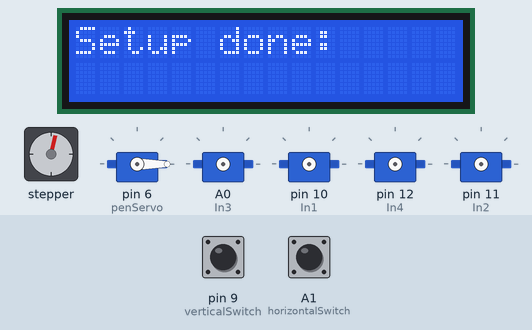
Recording of a sketch running on a simulated Arduino Uno, built with avr-gcc and run on an emulated ATmega328P. On the bench: stepper motor, 16×2 character LCD, 5 × servo. Wiring (inferred from the names in the program): stepper motor (2048 steps per turn assumed): coils pin 2, pin 4, pin 3, pin 5; 4 × servo: signal pin 10 / signal pin 11 / signal pin 12 / signal A0. The inputs (shaded band) are chosen by the test bench; at power-on: pin 9 (verticalSwitch) LOW, A1 (horizontalSwitch) LOW. Servo pulses on a pin are drawn as a servo (544–2400 µs = 0–180°).

Above: at 1.59 s.
1.6 s: pin 9 (verticalSwitch) pulled HIGH for 0.15 s
At 2.5 s:
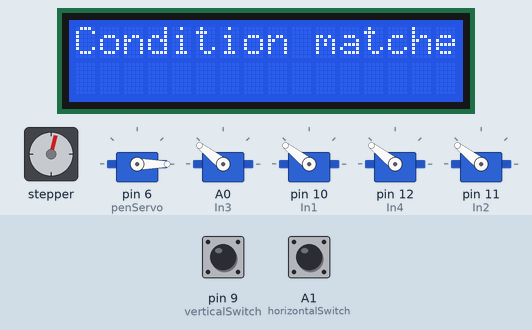
4.7 s: A1 (horizontalSwitch) pulled HIGH for 0.15 s
At 5.9 s:
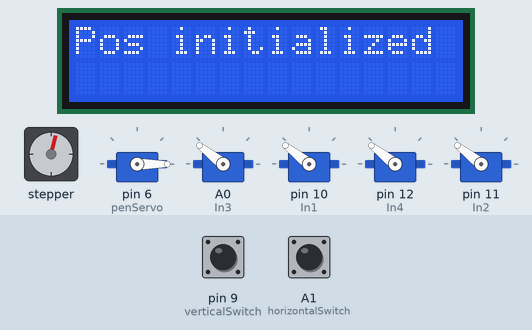
At 10.2 s:
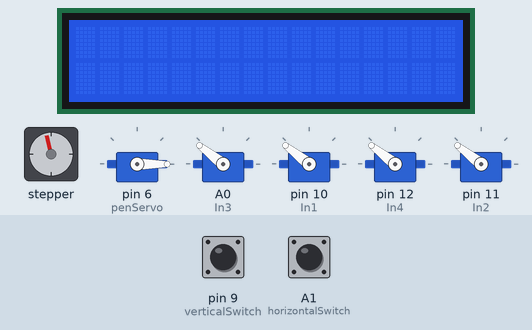
Timing chart, 0 to 50.2 s (numbered marks = the images above; inputs shaded):
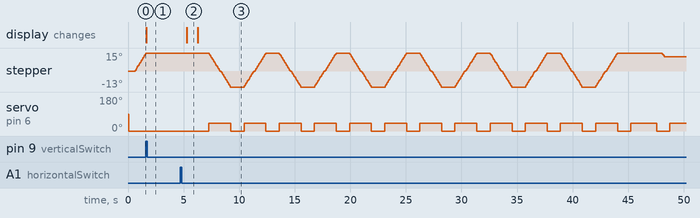

The sketch:

V8_DrawingGraph_forTheFirstTime.ino
```cpp
#include<LiquidCrystal_I2C.h>
LiquidCrystal_I2C lcd(0x3F, 16, 2);
#include<Servo.h>
#include"stepMechanism.h"
/*
 *This version does following functions:
 *
 *1. Can put the pen Up and Down with commands 'u' and 'd' respectively.
 *2. Can initialize the position of the pen-carrier nearest to the motor via the horizontal switch.
 *3. Can move the pen-carrier forward and backward direction with the commands 'f' and 'b' respectively.
 *4. Can constrain the movement of the pencarrier up to it's range. When the carrier reaches end, 'f'
 *    command will no longer move it further and the same applies for 'b'.
 *5. Shows the position of the pen-carrier in the format "x:X" where x is the current position and
 *   X is the maximum position.
 *   ----------------------------------------------------------------------------------------------
 *   V7 updates 8/8/2023
 *   ----------------------------------------------------------------------------------------------
 *6. In this version, functionalities are taken to separate header "stepMechanism.h"
 *7. Addition of the horizontal setup movement mechanism with command 'l' for left and 'r' for right.
 *8. Initialization mechanism for the horizontal setup.
 *9. Adding constraint for the range of horizontal setup with the variable Y
 *10.Displaying the current Y position on the LCD display with variable current Y
 *   ----------------------------------------------------------------------------------------------
 *   V8 updates 8/8/2023
 *   ----------------------------------------------------------------------------------------------
 *11. Adding a drawGraph function to draw graph.
 *   ------------------------------------------------------------------------------------------------
 *
 *
 *
 *
 *
 *
 *
 *
 *
 */

#define noOflines 7;

Servo penServo;
unsigned short currentX = 0; //The current X position of the pen.
#define maxXposition  28  //The maximum X position of the pen.
#define minXposition  0    //Minimum X position of the pen.

unsigned short currentY = 0; //The current Y position of the pen.
#define maxYposition  30   //Maximum Y position of the pen.
#define minYposition  0    //Minimum Y position of the pen.

void setup() {
  lcd.init();
  lcd.backlight();
  Serial.begin(9600);
  penServo.attach(6);

  //Pinmode declaration for vertical setup
  pinMode(in1, OUTPUT);
  pinMode(in2, OUTPUT);
  pinMode(in3, OUTPUT);
  pinMode(in4, OUTPUT);
  //Pinmode declaration for horizontal setup
  pinMode(In1, OUTPUT);
  pinMode(In2, OUTPUT);
  pinMode(In3, OUTPUT);
  pinMode(In4, OUTPUT);

  pinMode(verticalSwitch, INPUT);
  pinMode(horizontalSwitch, INPUT);

  lcd.setCursor(0,0);
  lcd.println("Setup done:");
  penServo.write(0);
  delay(500);


   boolean positionInitialized = false;
    while(positionInitialized == false)
  {
    if(digitalRead(verticalSwitch)!=0)
    {
      positionInitialized = true;
     lcd.setCursor(0,0);
      lcd.print("Condition matched");
      delay(500);
    }
    else
    {
      stepBackward(1, 10);
    }
  }

     positionInitialized = false;
    while(positionInitialized == false)
  {
    if(digitalRead(horizontalSwitch)!=0)
    {
      positionInitialized = true;
     lcd.setCursor(0,0);
      lcd.print("Condition matched");
      delay(500);
    }
    else
    {
      stepRight(1, 10);
    }
  }


  lcd.setCursor(0,0);
  lcd.println("Pos initialized");
  delay(1000);
  lcd.clear();

  //stepLeft(6,10);
  delay(1000);
  drawGraph();
  delay(1000);
}

void loop() {
 if(Serial.available() > 0)
 {
  char command = Serial.read();
  switch(command)
  {
    case 'u':
    {
      penServo.write(0);
      lcd.home();
      lcd.print("Pen is up");
      delay(500);
    }
    break;
    case 'd':
    {
      penServo.write(40);
      lcd.home();
      lcd.print("Pen is down");
      delay(500);
    }
    break;
    case 'b':
    {
      if(currentX > minXposition)
      {
      stepBackward(1, 10);
      if(currentX%10==0) { lcd.setCursor(2,0); lcd.print("            "); } //Clearing garbage value on the lcd.
      currentX--;
      }
    }
    break;
    case 'f':
    {
      if(currentX < maxXposition)
      {
      stepForward(1, 10);
      if(currentX%10==0) { lcd.setCursor(2,0); lcd.print("            "); } //Clearing garbage value on the lcd.
      currentX++;
      }
    }
    break;
    case 'r':
    {
      if(currentY > minYposition)
      {
      stepRight(1, 10);
      if(currentY%10==0) { lcd.setCursor(2,1); lcd.print("            "); } //Clearing garbage value on the lcd.
      currentY--;
      }
    }
    break;
    case 'l':
    {
      if(currentY < maxYposition)
      {
      stepLeft(1, 10);
      if(currentY%10==0) { lcd.setCursor(2,1); lcd.print("            "); } //Clearing garbage value on the lcd.
      currentY++;
      }
    }
    break;

    default:
    break;
  }
 }
  lcd.setCursor(0,0);
  lcd.print("X: ");
  lcd.print(currentX);
  lcd.setCursor(0,1);
  lcd.print("Y: ");
  lcd.print(currentY);
}

void drawGraph()    //Function to draw a graph paper.
 {

  for(int i = 1; i<=6; i++)
  {
    penServo.write(40);
    stepForward(40,10);
    penServo.write(0);
    delay(500);
    stepLeft(4,10);
    delay(500);
    penServo.write(40);
    stepBackward(40,10);
    penServo.write(0);
    delay(500);
    stepLeft(4,10);

    delay(500);
  }


  for(int i = 1; i<=6; i++)
  {
    penServo.write(40);
    stepRight(60,10);
    penServo.write(0);
    delay(500);
    stepForward(3,10);
    delay(500);
    penServo.write(40);
    stepLeft(60,10);
    penServo.write(0);
    delay(500);
    stepForward(3,10);
    delay(500);
  }


 }
```

stepMechanism.h
```cpp
#define in1 2 //A+
#define in2 3 //A-
#define in3 4 //B+
#define in4 5 //B-
#define verticalSwitch 9


//Pin declaration for horizontal set up
#define In1  10
#define In2  11
#define In3  A0
#define In4  12
#define horizontalSwitch A1


#define highTime 2   //The period of phase being turned on in millisecond.

void stepBackward(int stepCount, int switchGap)  //function for one backward step
{
 for(int i = 0; i<=stepCount; i++)
 {
  //Turning on phase A in +-
  digitalWrite(in1, HIGH);
  digitalWrite(in2, LOW);
  delay(highTime);
  //Turning off phase A
  digitalWrite(in1, LOW);
  digitalWrite(in2, LOW);
  delay(switchGap);

  //Turning on phase B in +-
  digitalWrite(in3, HIGH);
  digitalWrite(in4, LOW);
  delay(highTime);
  //Turning off phase B
  digitalWrite(in3, LOW);
  digitalWrite(in4, LOW);
  delay(switchGap);
  //--------------------------------------

  //Turning phase A in -+
  digitalWrite(in1, LOW);
  digitalWrite(in2, HIGH);
  delay(highTime);
  //Turning off phase A
  digitalWrite(in1, LOW);
  digitalWrite(in2, LOW);
  delay(switchGap);

   //Turning on phase B in -+
  digitalWrite(in3, LOW);
  digitalWrite(in4, HIGH);
  delay(highTime);
  //Turning off phase B
  digitalWrite(in3, LOW);
  digitalWrite(in4, LOW);
  delay(switchGap);
 }
}

void stepForward(int stepCount, int switchGap)  //Function for one forward step
{
 for(int i = 0; i<=stepCount; i++)
 {
  //Turning on phase B in +-
  digitalWrite(in3, HIGH);
  digitalWrite(in4, LOW);
  delay(highTime);
  //Turning off phase B
  digitalWrite(in3, LOW);
  digitalWrite(in4, LOW);
  delay(switchGap);
  //--------------------------------------

  //Turning on phase A in +-
  digitalWrite(in1, HIGH);
  digitalWrite(in2, LOW);
  delay(highTime);
  //Turning off phase A
  digitalWrite(in1, LOW);
  digitalWrite(in2, LOW);
 delay(switchGap);


   //Turning on phase B in -+
  digitalWrite(in3, LOW);
  digitalWrite(in4, HIGH);
  delay(highTime);
  //Turning off phase B
  digitalWrite(in3, LOW);
  digitalWrite(in4, LOW);
  delay(switchGap);


  //Turning phase A in -+
  digitalWrite(in1, LOW);
  digitalWrite(in2, HIGH);
  delay(highTime);
  //Turning off phase A
  digitalWrite(in1, LOW);
  digitalWrite(in2, LOW);
  delay(switchGap);

 }
}


void stepLeft(int stepCount, int switchGap)  //function for one backward step
{
 for(int i = 0; i<=stepCount; i++)
 {
  //Turning on phase A in +-
  digitalWrite(In1, HIGH);
  digitalWrite(In2, LOW);
  delay(highTime);
  //Turning off phase A
  digitalWrite(In1, LOW);
  digitalWrite(In2, LOW);

  //Turning on phase B in +-
  digitalWrite(In3, HIGH);
  digitalWrite(In4, LOW);
  delay(highTime);
  //Turning off phase B
  digitalWrite(In3, LOW);
  digitalWrite(In4, LOW);
  delay(switchGap);
  //--------------------------------------

  //Turning phase A in -+
  digitalWrite(In1, LOW);
  digitalWrite(In2, HIGH);
  delay(highTime);
  //Turning off phase A
  digitalWrite(In1, LOW);
  digitalWrite(In2, LOW);
  delay(switchGap);

   //Turning on phase B in -+
  digitalWrite(In3, LOW);
  digitalWrite(In4, HIGH);
  delay(highTime);
  //Turning off phase B
  digitalWrite(In3, LOW);
  digitalWrite(In4, LOW);
  delay(switchGap);
 }
}


void stepRight(int stepCount, int switchGap)  //Function for one forward step
{
 for(int i = 0; i<=stepCount; i++)
 {
  //Turning on phase B in +-
  digitalWrite(In3, HIGH);
  digitalWrite(In4, LOW);
  delay(highTime);
  //Turning off phase B
  digitalWrite(In3, LOW);
  digitalWrite(In4, LOW);
  delay(switchGap);
  //--------------------------------------

  //Turning on phase A in +-
  digitalWrite(In1, HIGH);
  digitalWrite(In2, LOW);
  delay(highTime);
  //Turning off phase A
  digitalWrite(In1, LOW);
  digitalWrite(In2, LOW);


   //Turning on phase B in -+
  digitalWrite(In3, LOW);
  digitalWrite(In4, HIGH);
  delay(highTime);
  //Turning off phase B
  digitalWrite(In3, LOW);
  digitalWrite(In4, LOW);
  delay(switchGap);


  //Turning phase A in -+
  digitalWrite(In1, LOW);
  digitalWrite(In2, HIGH);
  delay(highTime);
  //Turning off phase A
  digitalWrite(In1, LOW);
  digitalWrite(In2, LOW);
  delay(switchGap);

 }
}
```

Measured:
- after the input at 1.6 s, stepper: goes on until 1.6 s, then stays 15°; the display: changes after 0.05 s (image 1)
- after the input at 4.7 s, servo on pin 6 (penServo): goes 12 × (40° 2.0 s, 0° 1.2 s), 40° 2.3 s, 0° 1.2 s, then 40°, starting after 2.6 s; the display: changes after 0.58 s (image 2)
- by itself, stepper: keeps turning clockwise at about 16°/s
- what the display in image 2 shows lasts 1.0 s, from 5.3 s to 6.3 s
